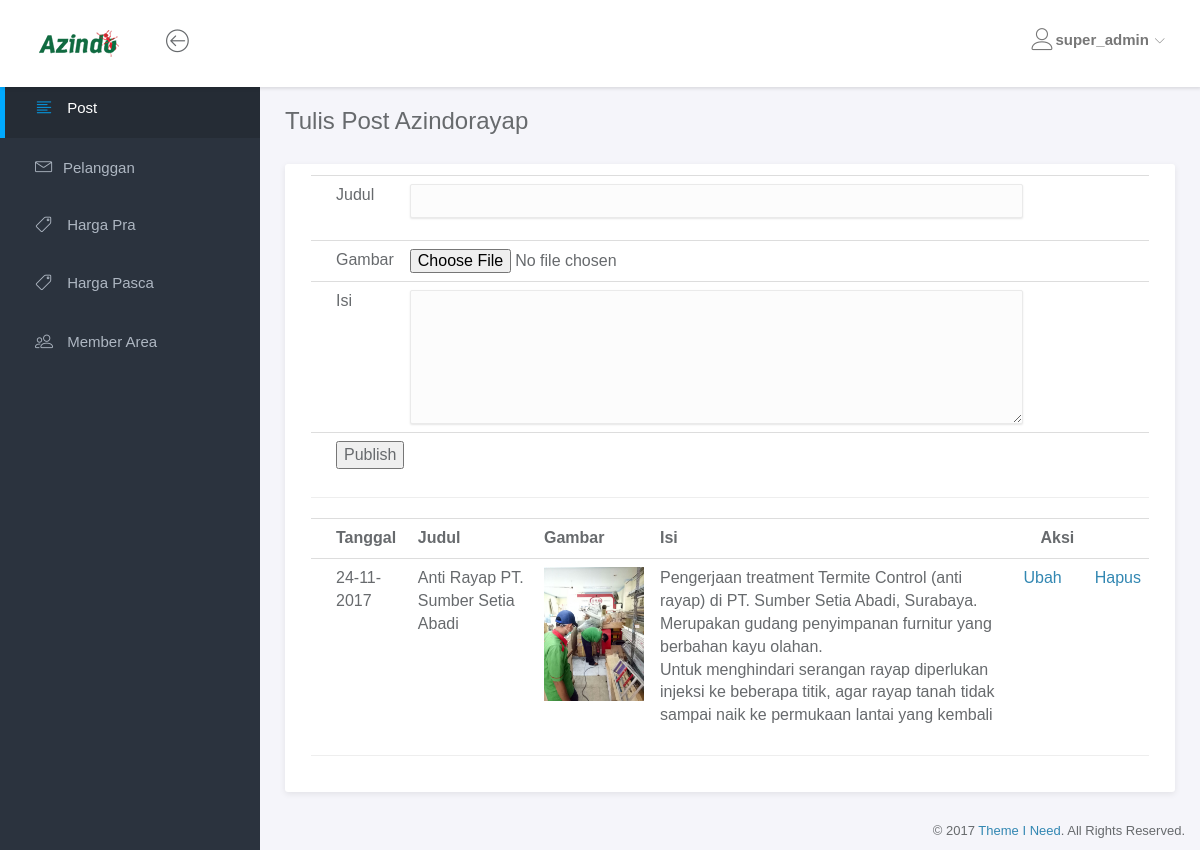
The page /admin/index.php (signed in) on the database its author committed.
### tables this page shows
CREATE TABLE `post` (
  `id_post` tinyint(5) NOT NULL,
  `tanggal` date NOT NULL,
  `judul` char(80) NOT NULL,
  `image` char(100) NOT NULL,
  `isi_post` varchar(10000) NOT NULL
);

### admin/index.php (the view, shortened to what this page needs)
<?php if(isset($_SESSION['username'])){ ?>
<html>
<head>
	<link rel="stylesheet" href="assets/vendor/bootstrap/css/bootstrap.min.css">
	<link rel="stylesheet" href="assets/vendor/font-awesome/css/font-awesome.min.css">
	<link rel="stylesheet" href="assets/vendor/linearicons/style.css">
	<link rel="stylesheet" href="assets/css/main.css">
	<link rel="stylesheet" href="assets/css/demo.css">
	<link href="http://azindopest.com/wp-content/uploads/2017/09/Azindo-Pest-300x100.png" rel="stylesheet">
</head>
<body>
	<div id="wrapper">
		<nav class="navbar navbar-default navbar-fixed-top">
			<div class="brand">
				<a href="index.php"><img src="assets/img/logo-dark.png" alt="Klorofil Logo" class="img-responsive logo"></a>
			</div>
			<div class="container-fluid">
				<div class="navbar-btn">
					<button type="button" class="btn-toggle-fullwidth"><i class="lnr lnr-arrow-left-circle"></i></button>
				</div>
				<div id="navbar-menu">
					<ul class="nav navbar-nav navbar-right">
						<li class="dropdown">
							<a href="#" class="dropdown-toggle" data-toggle="dropdown"><i class="lnr lnr-user"></i><span><strong><?php echo $_SESSION['username']; ?></strong></span> <i class="icon-submenu lnr lnr-chevron-down"></i></a>
						</li>
					</ul>
				</div>
			</div>
		</nav>
		<div id="sidebar-nav" class="sidebar">
			<div class="sidebar-scroll">
				<nav>
					<ul class="nav">
						<li><a href="index.php" class="active"><i class="lnr lnr-text-align-left"></i> <span>Post</span></a></li>
						<li><a href="pelanggan/index.php?hello=true" class=""><i class="lnr lnr-envelope"></i>Pelanggan  <span class='buble' id="jumlah"></span></a></li>
						<li><a href="harga-pra/" class=""><i class="lnr lnr-tag"></i> <span>Harga Pra</span></a></li>
						<li><a href="harga-pasca/" class=""><i class="lnr lnr-tag"></i> <span>Harga Pasca</span></a></li>
						<li><a href="member-area/" class=""><i class="lnr lnr-users"></i> <span>Member Area</span></a></li>
					</ul>
				</nav>
			</div>
		</div>
		<div class="main">
			<div class="main-content">
				<div class="container-fluid">
					<h3 class="page-title">Tulis Post Azindorayap</h3>
					<div class="panel panel-headline">
						<div class="panel-body">
                        <form method="POST"name="form1" enctype="multipart/form-data" action="post_proses.php" onSubmit="return cekInputan();">
							<table class="table">
                            <tr>
                            	<td>Judul</td>
                                <td> <input type="text" class="form-control" name="judul"></td>
								<td><p id="judulmissing" style="color:black; font-size:small; visibility:hidden;">Masukkan Judul</p></td>
                            </tr>
                            <tr>
                            	<td>Gambar</td>
                                <td> <input type="file" name="gambar"></td>
								<td></td>
                            </tr>
                            <tr>
                            	<td>Isi</td>
                                <td><textarea id="isi_post" rows="6" cols="100" class="form-control" name="isi_post"></textarea></td>
								<td><p id="isimissing" style="color:black; font-size:small; visibility:hidden;">Masukkan Isi Post</p></td>
                            </tr>
                            <tr>
                            	<td colspan="3"><button type="submit">Publish</button></td>
                            </tr>
                            </table>
                          </form>
						  <hr>
						  <table class="table">
                            <tr>
								<th> Tanggal</th>
								<th> Judul</th>
								<th> Gambar</th>
								<th> Isi</th>
								<th colspan="2"> Aksi</th>
							</tr>
							 <?php
								  include "koneksi.php";
								  $query = "SELECT * FROM post ORDER BY id_post DESC";
								  $sql = mysqli_query($connect, $query);
								  while($data = mysqli_fetch_array($sql)){
									echo "<tr>";
									echo "<td>".date('d-m-Y', strtotime($data['tanggal']))."</td>";
									echo "<td>".$data['judul']."</td>";
									echo "<td><img src='gambar/".$data['image']."' width='100'></td>";
									echo "<td>".$data['isi_post']."</td>";
									echo "<td><a href='edit.php?id_post=".$data['id_post']."'>Ubah</a></td>";
									echo "<td><a href='hapus.php?id_post=".$data['id_post']."'>Hapus</a></td>";
									echo "</tr>";
								  }
								  ?>
                            </table>
							<hr>
						</div>
					</div>
				</div>
			</div>
		</div>
		<footer>
			<div class="container-fluid">
				<p class="copyright">&copy; 2017 <a href="https://www.themeineed.com" target="_blank">Theme I Need</a>. All Rights Reserved.</p>
			</div>
		</footer>
	</div>
</body>
</html>
<?php
}else{
header("location:login.php");
}
?>

### admin/assets/css/main.css (style rules this page uses)
html { position: relative; min-height: 100%; }
body { background-color: #F3F5F8; font-family: "Source Sans Pro", sans-serif; font-size: 15px; color: #676a6d; }
a { color: #3287B2; }
th { font-weight: 600; }
.page-title { margin-top: 0; margin-bottom: 30px; font-weight: 300; }
footer { position: absolute; bottom: 0; right: 0; padding-top: 15px; padding-bottom: 10px; }
.copyright { margin-bottom: 0; text-align: right; font-size: 13px; }
#wrapper .sidebar { -webkit-transition: all 0.3s ease-in-out; -moz-transition: all 0.3s ease-in-out; -ms-transition: all 0.3s ease-in-out; -o-transition: all 0.3s ease-in-out; transition: all 0.3s ease-in-out; width: 260px; height: 100%; float: left; background-color: #2B333E; position: fixed; left: 0; }
#wrapper .main { -webkit-transition: all 0.3s ease-in-out; -moz-transition: all 0.3s ease-in-out; -ms-transition: all 0.3s ease-in-out; -o-transition: all 0.3s ease-in-out; transition: all 0.3s ease-in-out; width: calc(100% - 260px); left: 0; position: relative; float: right; background-color: #f5f5fa; }
#wrapper #sidebar-nav, #wrapper .main { padding-top: 80px; }
.main-content { padding: 28px 10px; }
.navbar-default { -webkit-transition: all 0.3s ease-in-out; -moz-transition: all 0.3s ease-in-out; -ms-transition: all 0.3s ease-in-out; -o-transition: all 0.3s ease-in-out; transition: all 0.3s ease-in-out; -moz-box-shadow: 1px 2px 3px rgba(0, 0, 0, 0.1); -webkit-box-shadow: 1px 2px 3px rgba(0, 0, 0, 0.1); box-shadow: 1px 2px 3px rgba(0, 0, 0, 0.1); -webkit-border-radius: 0; -moz-border-radius: 0; border-radius: 0; padding: 0; margin: 0; border: none; background-color: #fff; }
.navbar-default .brand { float: left; padding: 30px 39px; background-color: #fff; }
.navbar-btn { float: left; padding: 16px 0; }
.navbar-btn button { font-size: 24px; padding: 4px 8px; line-height: .7; border: none; background: none; outline: none; }
.navbar-nav > li > a { padding: 28px 20px; }
.navbar-nav > li > a > i { font-size: 22px; margin-right: 2px; vertical-align: middle; }
.navbar-nav > li > a > i.icon-submenu { margin-left: 2px; margin-right: 0; font-size: 10px; position: relative; top: 2px; }
.navbar-nav > li > a > span { position: relative; top: 2px; }
@media screen and (min-width: 768px) { .navbar-nav.navbar-right { margin-right: 0; } }
.sidebar { z-index: 9; }
.sidebar .nav > li > a { padding: 18px 30px; color: #AEB7C2; border-left: 5px solid transparent; }
.sidebar .nav > li > a:hover, .sidebar .nav > li > a:focus, .sidebar .nav > li > a.active { color: #fff; background-color: transparent; }
.sidebar .nav > li > a:hover i, .sidebar .nav > li > a:focus i, .sidebar .nav > li > a.active i { color: #00AAFF; }
.sidebar .nav > li > a:focus, .sidebar .nav > li > a.active { background-color: #252c35; border-left-color: #00AAFF; }
.sidebar .nav i { margin-right: 10px; font-size: 18px; }
.sidebar .nav span { -webkit-transition: all 0.3s ease-in-out; -moz-transition: all 0.3s ease-in-out; -ms-transition: all 0.3s ease-in-out; -o-transition: all 0.3s ease-in-out; transition: all 0.3s ease-in-out; position: relative; top: -2px; }
.form-control { -moz-box-shadow: 0px 1px 2px 0 rgba(0, 0, 0, 0.1); -webkit-box-shadow: 0px 1px 2px 0 rgba(0, 0, 0, 0.1); box-shadow: 0px 1px 2px 0 rgba(0, 0, 0, 0.1); -webkit-border-radius: 2px; -moz-border-radius: 2px; border-radius: 2px; border-color: #eaeaea; background-color: #fcfcfc; }
.panel { -webkit-border-radius: 3px; -moz-border-radius: 3px; border-radius: 3px; -moz-box-shadow: 0 2px 6px rgba(0, 0, 0, 0.08); -webkit-box-shadow: 0 2px 6px rgba(0, 0, 0, 0.08); box-shadow: 0 2px 6px rgba(0, 0, 0, 0.08); background-color: #fff; margin-bottom: 30px; }
.panel .panel-heading, .panel .panel-body, .panel .panel-footer { padding-left: 25px; padding-right: 25px; }
.panel .panel-body { padding-top: 10px; padding-bottom: 15px; }
.panel .table > thead > tr > td:first-child, .panel .table > thead > tr > th:first-child, .panel .table > tbody > tr > td:first-child, .panel .table > tbody > tr > th:first-child, .panel .table > tfoot > tr > td:first-child, .panel .table > tfoot > tr > th:first-child { padding-left: 25px; }
.panel .table > thead > tr > td:last-child, .panel .table > thead > tr > th:last-child, .panel .table > tbody > tr > td:last-child, .panel .table > tbody > tr > th:last-child, .panel .table > tfoot > tr > td:last-child, .panel .table > tfoot > tr > th:last-child { padding-left: 25px; }

### rows shown on the page
post: tanggal "24-11-2017", judul "Anti Rayap PT. Sumber Setia Abadi", image (picture), isi_post "Pengerjaan treatment Termite Control (anti rayap) di PT. Sumber Setia Abadi, Surabaya. Merupakan gudang penyimpanan furnitur yang berbahan kayu olahan. Untuk menghindari serangan rayap diperlukan injeksi ke beberapa titik, agar rayap tanah tidak sampai naik ke permukaan lantai yang kembali"

### other values the page prints
$_SESSION['username'] "super_admin"
